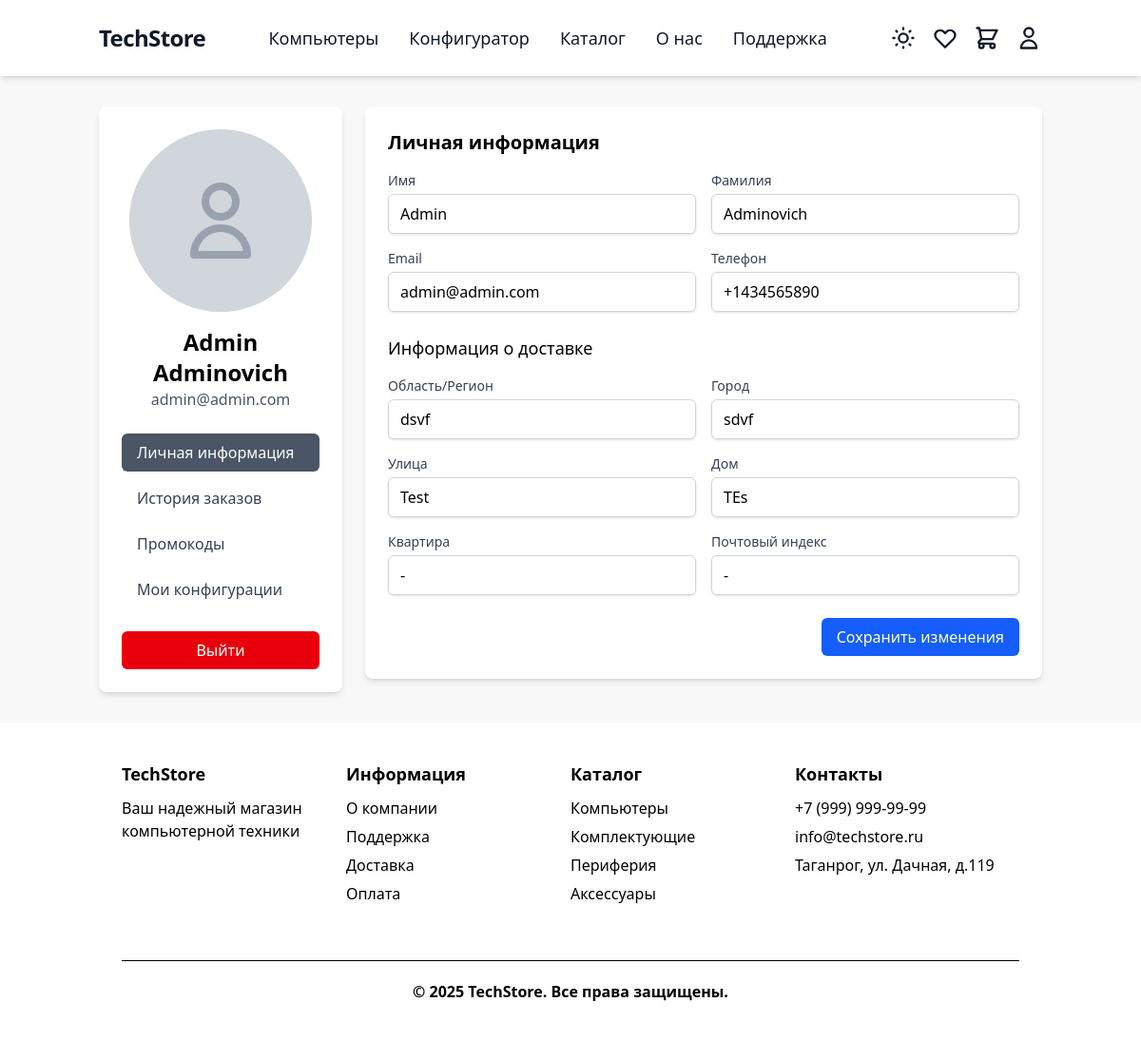
Page /users/profile/ (signed in) on the earlier database version.
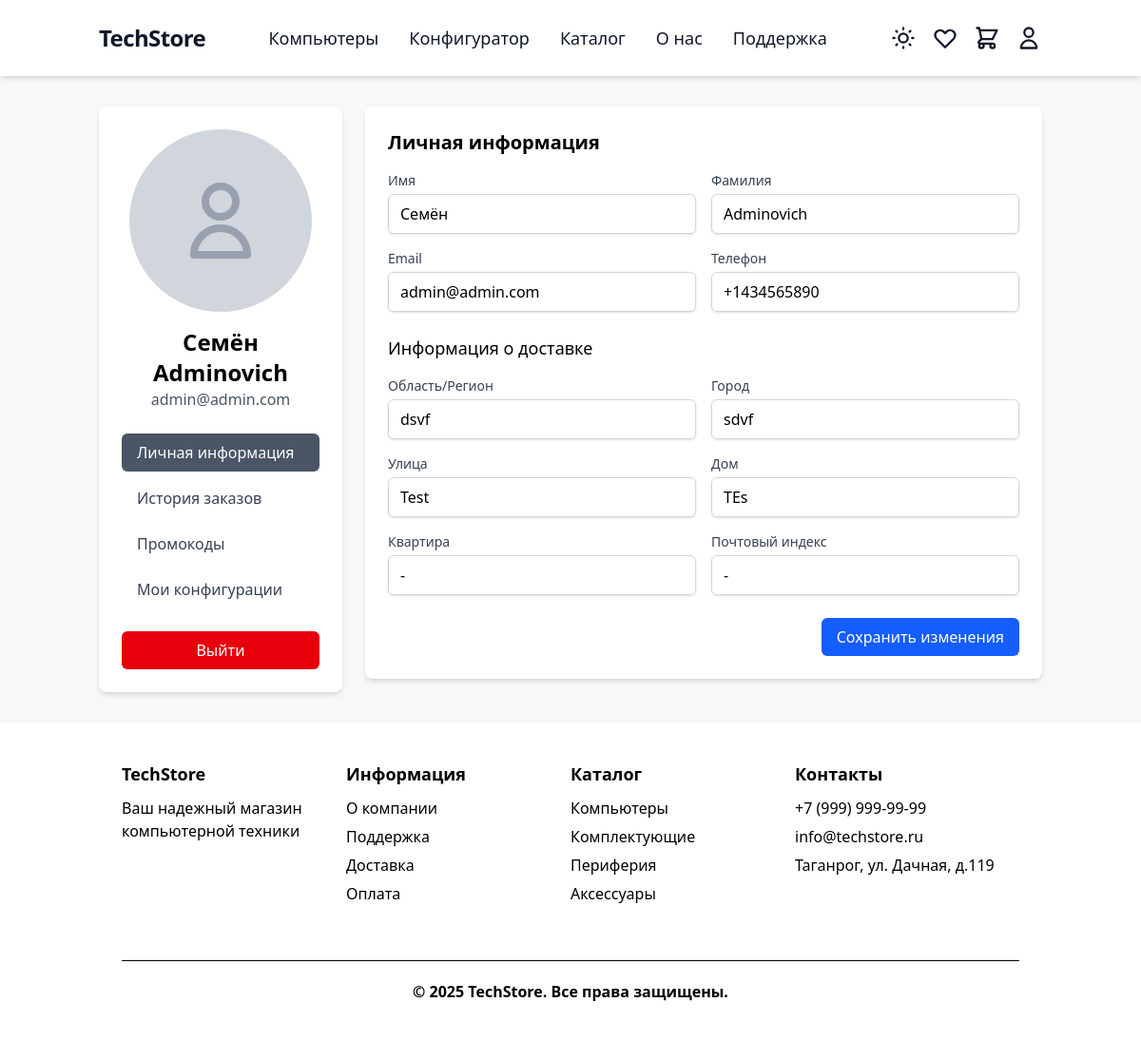
Same page on the later database version.
### users/models.py (models this page shows, shortened)
class CustomUser(AbstractUser):
    username = None
    email = models.EmailField(_('email address'), unique=True)
    first_name = models.CharField(_('first name'), max_length=150)
    last_name = models.CharField(_('last name'), max_length=150)
    phone = models.CharField(_('phone number'), max_length=20)
    delivery_region = models.CharField(_('region'), max_length=100, blank=True)
    delivery_city = models.CharField(_('city'), max_length=100, blank=True)
    delivery_street = models.CharField(_('street'), max_length=100, blank=True)
    delivery_house = models.CharField(_('house'), max_length=20, blank=True)
    delivery_apartment = models.CharField(_('apartment'), max_length=20, blank=True)
    delivery_postal_code = models.CharField(_('postal code'), max_length=20, blank=True)
    USERNAME_FIELD = 'email'
    REQUIRED_FIELDS = ['phone', 'first_name', 'last_name']
    objects = CustomUserManager()
    class Meta:
        verbose_name = _('user')
        verbose_name_plural = _('users')

### users/views.py (the view)
# urls.py: path('profile/', views.profile_view, name='profile'),
@login_required
def profile_view(request):
    if request.method == 'POST':
        form = UserUpdateForm(request.POST, instance=request.user)
        if form.is_valid():
            form.save()
            messages.success(request, 'Профиль обновлен!')
            return redirect('users:profile')
    else:
        form = UserUpdateForm(instance=request.user)
    return render(request, 'users/profile.html', {
        'form': form,
        'user': request.user
    })

### users/forms.py
class UserUpdateForm(forms.ModelForm):
    class Meta:
        model = User
        fields = ['email', 'first_name', 'last_name', 'phone',
                 'delivery_region', 'delivery_city', 'delivery_street',
                 'delivery_house', 'delivery_apartment', 'delivery_postal_code']
        labels = {
            'email': _('Email'),
            'first_name': _('Имя'),
            'last_name': _('Фамилия'),
            'phone': _('Телефон'),
            'delivery_region': _('Область/Регион'),
            'delivery_city': _('Город'),
            'delivery_street': _('Улица'),
            'delivery_house': _('Дом'),
            'delivery_apartment': _('Квартира'),
            'delivery_postal_code': _('Почтовый индекс')
        }

### users/templates/users/profile.html (shortened to what the changed rows need)
{% extends 'base.html' %}
{% block content %}
<div class="container mx-auto px-4 py-8">
    <div class="max-w-6xl mx-auto">
        <div class="flex flex-col md:flex-row gap-6">
            <div class="w-full md:w-64 flex-shrink-0">
                <div class="bg-white dark:bg-[#28303F] shadow-md rounded-lg p-6">
                    <div class="flex flex-col items-center mb-6">
                        <div class="w-48 h-48 rounded-full bg-gray-300 dark:bg-gray-600 flex items-center justify-center mb-4">
                            <svg xmlns="http://www.w3.org/2000/svg" class="h-24 w-24 text-gray-400" fill="none" viewBox="0 0 24 24" stroke="currentColor">
                                <path stroke-linecap="round" stroke-linejoin="round" stroke-width="2" d="M16 7a4 4 0 11-8 0 4 4 0 018 0zM12 14a7 7 0 00-7 7h14a7 7 0 00-7-7z" />
                            </svg>
                        </div>
                        <h2 class="text-2xl font-bold dark:text-white text-center">{{ user.first_name }} {{ user.last_name }}</h2>
                        <p class="text-gray-600 dark:text-gray-400 text-center">{{ user.email }}</p>
                    </div>
                </div>
            </div>
            <div class="flex-1">
                <div class="bg-white dark:bg-[#28303F] shadow-md rounded-lg p-6">
                    <div id="personal-info" class="section-content">
                        <form method="POST" class="space-y-6">
                            <div class="grid grid-cols-1 md:grid-cols-2 gap-4">
                                <div>
                                    <label class="block text-sm font-medium text-gray-700 dark:text-gray-300 mb-1">Имя</label>
                                    <input type="text" name="first_name" value="{{ user.first_name }}" class="w-full px-3 py-2 border border-gray-300 dark:border-gray-600 rounded-md shadow-sm focus:outline-none focus:ring-blue-500 focus:border-blue-500 dark:bg-[#1E242E] dark:text-white">
                                </div>
                                <div>
                                    <label class="block text-sm font-medium text-gray-700 dark:text-gray-300 mb-1">Фамилия</label>
                                    <input type="text" name="last_name" value="{{ user.last_name }}" class="w-full px-3 py-2 border border-gray-300 dark:border-gray-600 rounded-md shadow-sm focus:outline-none focus:ring-blue-500 focus:border-blue-500 dark:bg-[#1E242E] dark:text-white">
                                </div>
                                <div>
                                    <label class="block text-sm font-medium text-gray-700 dark:text-gray-300 mb-1">Email</label>
                                    <input type="email" name="email" value="{{ user.email }}" class="w-full px-3 py-2 border border-gray-300 dark:border-gray-600 rounded-md shadow-sm focus:outline-none focus:ring-blue-500 focus:border-blue-500 dark:bg-[#1E242E] dark:text-white">
                                </div>
                                <div>
                                    <label class="block text-sm font-medium text-gray-700 dark:text-gray-300 mb-1">Телефон</label>
                                    <input type="tel" name="phone" value="{{ user.phone }}" placeholder="+7 (___) ___-__-__" class="w-full px-3 py-2 border border-gray-300 dark:border-gray-600 rounded-md shadow-sm focus:outline-none focus:ring-blue-500 focus:border-blue-500 dark:bg-[#1E242E] dark:text-white">
                                </div>
                            </div>
                            <div class="mt-6">
                                <div class="grid grid-cols-1 md:grid-cols-2 gap-4">
                                    <div>
                                        <label class="block text-sm font-medium text-gray-700 dark:text-gray-300 mb-1">Область/Регион</label>
                                        <input type="text" name="delivery_region" value="{{ user.delivery_region }}" class="w-full px-3 py-2 border border-gray-300 dark:border-gray-600 rounded-md shadow-sm focus:outline-none focus:ring-blue-500 focus:border-blue-500 dark:bg-[#1E242E] dark:text-white">
                                    </div>
                                    <div>
                                        <label class="block text-sm font-medium text-gray-700 dark:text-gray-300 mb-1">Город</label>
                                        <input type="text" name="delivery_city" value="{{ user.delivery_city }}" class="w-full px-3 py-2 border border-gray-300 dark:border-gray-600 rounded-md shadow-sm focus:outline-none focus:ring-blue-500 focus:border-blue-500 dark:bg-[#1E242E] dark:text-white">
                                    </div>
                                    <div>
                                        <label class="block text-sm font-medium text-gray-700 dark:text-gray-300 mb-1">Улица</label>
                                        <input type="text" name="delivery_street" value="{{ user.delivery_street }}" class="w-full px-3 py-2 border border-gray-300 dark:border-gray-600 rounded-md shadow-sm focus:outline-none focus:ring-blue-500 focus:border-blue-500 dark:bg-[#1E242E] dark:text-white">
                                    </div>
                                    <div>
                                        <label class="block text-sm font-medium text-gray-700 dark:text-gray-300 mb-1">Дом</label>
                                        <input type="text" name="delivery_house" value="{{ user.delivery_house }}" class="w-full px-3 py-2 border border-gray-300 dark:border-gray-600 rounded-md shadow-sm focus:outline-none focus:ring-blue-500 focus:border-blue-500 dark:bg-[#1E242E] dark:text-white">
                                    </div>
                                    <div>
                                        <label class="block text-sm font-medium text-gray-700 dark:text-gray-300 mb-1">Квартира</label>
                                        <input type="text" name="delivery_apartment" value="{{ user.delivery_apartment }}" class="w-full px-3 py-2 border border-gray-300 dark:border-gray-600 rounded-md shadow-sm focus:outline-none focus:ring-blue-500 focus:border-blue-500 dark:bg-[#1E242E] dark:text-white">
                                    </div>
                                    <div>
                                        <label class="block text-sm font-medium text-gray-700 dark:text-gray-300 mb-1">Почтовый индекс</label>
                                        <input type="text" name="delivery_postal_code" value="{{ user.delivery_postal_code }}" class="w-full px-3 py-2 border border-gray-300 dark:border-gray-600 rounded-md shadow-sm focus:outline-none focus:ring-blue-500 focus:border-blue-500 dark:bg-[#1E242E] dark:text-white">
                                    </div>
                                </div>
                            </div>
                        </form>
                    </div>
                                    </div>
            </div>
        </div>
    </div>
</div>
{% endblock %}

Differences in the rows shown:
changed CustomUser "Adminovich": first_name "Admin" → "Семён"
